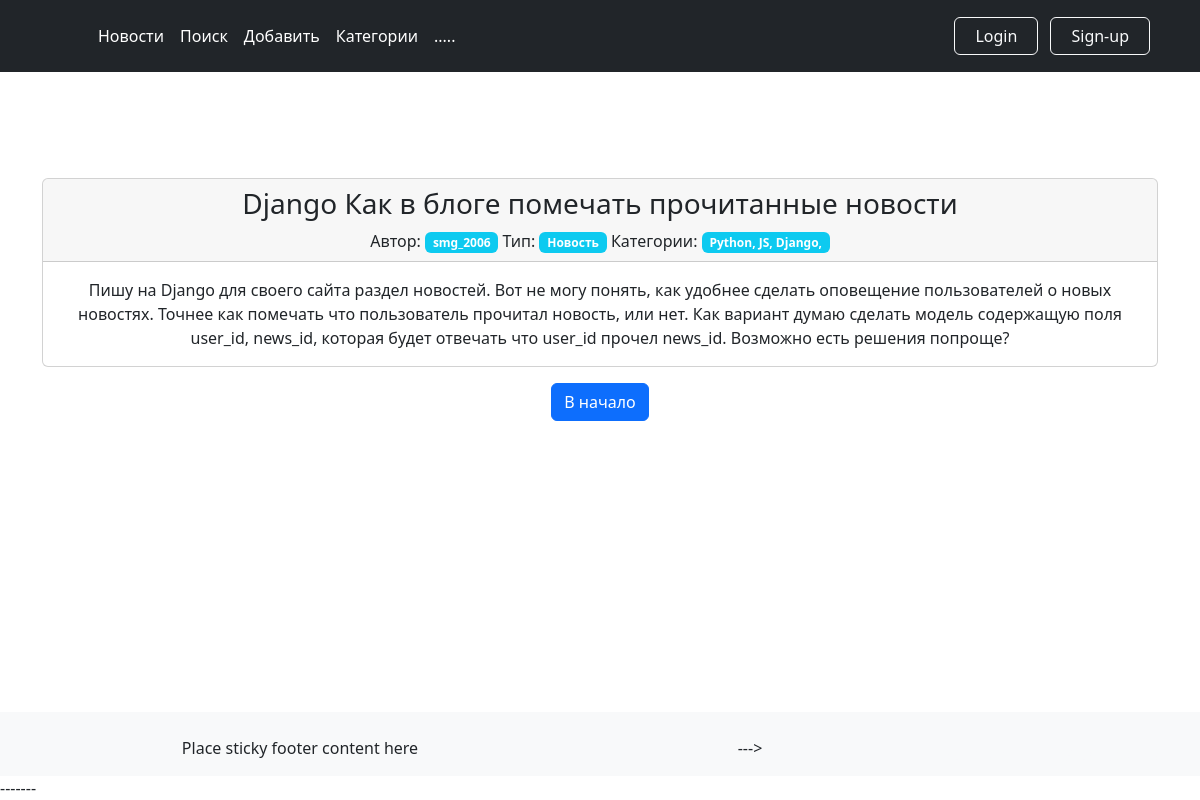
The app's page /43 with its own data.
### news/models.py (models this page shows, shortened)
class Post(models.Model):
    author = models.ForeignKey(Author, on_delete=models.CASCADE, verbose_name='Автор')
    NEWS = 'NW'
    ARTICLE = 'AR'
    TYPES = [
        (NEWS, 'Новость'),
        (ARTICLE, 'Статья'),
    ]
    categoryType = models.CharField(max_length=2, choices=TYPES, default=ARTICLE, verbose_name='Тип статьи')
    dateCreation = models.DateTimeField(auto_now_add=True, verbose_name='Дата публикации')
    postCategory = models.ManyToManyField(Category, through='PostCategory', verbose_name='Категории статьи')
    title = models.CharField(max_length=128, verbose_name='Заголовок')
    text = models.TextField(verbose_name='Текст статьи')
    rating = models.SmallIntegerField(default=0, verbose_name='Рейтинг')

class Author(models.Model):
    authorUser = models.OneToOneField(User, on_delete=models.CASCADE)
    ratingAuthor = models.SmallIntegerField(default=0)
    def __str__(self):
        return self.authorUser.username

class Category(models.Model):
    name = models.CharField(max_length=64, unique=True)
    subscribers = models.ManyToManyField(User, blank=True)
    def __str__(self):
        return self.name

### news/views.py (the view)
# urls.py: path('<int:pk>', PostDetailView.as_view(), name='post_detail'),
class PostDetailView(DetailView):
    template_name = 'news/post_detail.html'
    queryset = Post.objects.all()
    def get_object(self, *args, **kwargs):  # переопределяем метод получения объекта, как ни странно
        obj = cache.get(f'product-{self.kwargs["pk"]}', None)  # кэш очень похож на словарь, и
        if not obj:
            obj = super().get_object(queryset=self.queryset)
            cache.set(f'product-{self.kwargs["pk"]}', obj)
        return obj

### news/templatetags/custom_filters.py (called while the page is built)
@register.filter(name='Censor2')
def hide_forbidden(text):
    words = text.split()
    result = []
    for word in words:
        if word in banned_word_list:
            result.append(word[0] + "*"*(len(word)-2) + word[-1])
        else:
            result.append(word)
    return " ".join(result)

### news/templates/news/post_detail.html (shortened to what this page needs)
{% extends 'layout/default.html' %}
{% load custom_filters %}
{% block content %}
    <div class="card">
        <div class="card-header">
            <h3>{{ post.title|Censor2 }}</h3>
            <div>
                Автор: <span class="badge bg-info">{{ post.author }}</span>
                Тип: <span class="badge bg-info">{{ post.get_categoryType_display }}</span>
                Категории:
                <span class="badge bg-info">
                    {% for k in  post.postCategory.all %}
                        {{ k }},
                    {% endfor %}
                </span>
            </div>
        </div>
        <div class="card-body">{{ post.text|Censor2 }}</div>
    </div>
    <a href="{% url 'news:posts' %}" class="btn btn-primary my-3">В начало</a>
{% endblock content %}

### static/css/styles.css (style rules this page uses)
* { margin: 0; padding: 0; }
html, body { height: 100%; }

### records on screen
Post: title|Censor2 "Django Как в блоге помечать прочитанные новости", author "smg_2006", categoryType "Новость", text|Censor2 "Пишу на Django для своего сайта раздел новостей. Вот не могу понять, как удобнее сделать оповещение пользователей о новых новостях. Точнее как помечать что пользователь прочитал новость, или нет. Как вариант думаю сделать модель содержащую поля user_id, news_id, которая будет отвечать что user_id прочел news_id. Возможно есть решения попроще?"
Category: name "Python"
Category: name "JS"
Category: name "Django"
